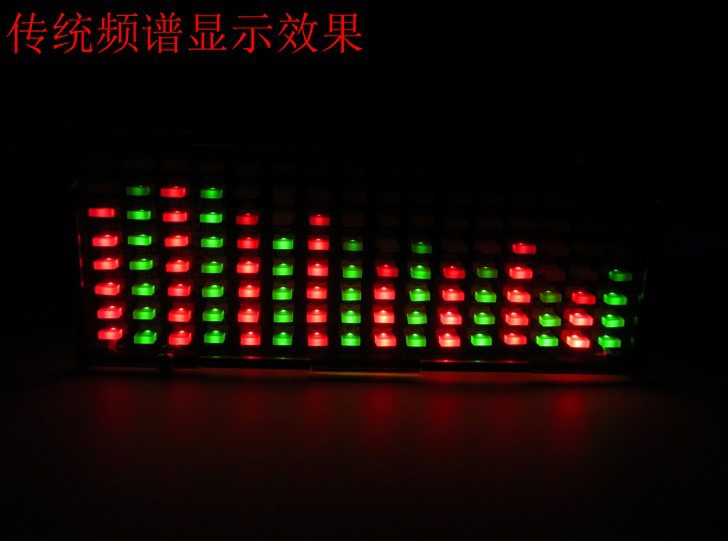
#> input picture img.jpg, 728 x 541 px
$ python -i recg.py   (imports and definitions only)   (older library calls are emulated)
#> lines starting #> are read from the running program, lines starting #| are printed output that depends on the picture; after the words box and inside, x2 and y2 are one past the last pixel; in counts of white or black regions, pixels touching at a corner belong together
#!/usr/bin/env python
# _*_ coding: utf-8 _*_
# @Time : 2021/10/21 下午5:29
# @Author : Galonestar
# @Version : V 1.0
# @File : recg.py
# @desc :

import cv2
import collections
import random
import numpy as np
import numpy as np
import joblib


parameters = {
    "epochs": 10000,
    "eta": 0.5,
    "mini_batch_size": 2,
    "threshold": 0.001
}

# 处理图片
def get_color(frame):
    print('go in get_color')
    hsv = cv2.cvtColor(frame, cv2.COLOR_BGR2HSV)
    maxsum = -100
    color = None
    color_dict = getColorList()
    for d in color_dict:
        mask = cv2.inRange(hsv, color_dict[d][0], color_dict[d][1])
        cv2.imwrite(d + '.jpg', mask)
        binary = cv2.threshold(mask, 127, 255, cv2.THRESH_BINARY)[1]
        binary = cv2.dilate(binary, None, iterations=2)
        img, cnts, hiera = cv2.findContours(binary.copy(), cv2.RETR_EXTERNAL, cv2.CHAIN_APPROX_SIMPLE)
        sum = 0
        for c in cnts:
            sum += cv2.contourArea(c)
        if sum > maxsum:
            maxsum = sum
            color = d

    return color


def getColorList():
    dict = collections.defaultdict(list)
    # 黑色
    lower_black = np.array([0, 0, 0])
    upper_black = np.array([180, 255, 46])
    color_list = []
    color_list.append(lower_black)
    color_list.append(upper_black)
    dict['black'] = color_list
    # 灰色
    lower_gray = np.array([0, 0, 46])
    upper_gray = np.array([180, 43, 220])
    color_list = []
    color_list.append(lower_gray)
    color_list.append(upper_gray)
    dict['gray'] = color_list
    # 白色
    lower_white = np.array([0, 0, 221])
    upper_white = np.array([180, 30, 255])
    color_list = []
    color_list.append(lower_white)
    color_list.append(upper_white)
    dict['white'] = color_list
    # 红色
    lower_red = np.array([156, 43, 46])
    upper_red = np.array([180, 255, 255])
    color_list = []
    color_list.append(lower_red)
    color_list.append(upper_red)
    dict['red'] = color_list
    # 红色2
    lower_red = np.array([0, 43, 46])
    upper_red = np.array([10, 255, 255])
    color_list = []
    color_list.append(lower_red)
    color_list.append(upper_red)
    dict['red2'] = color_list
    # 橙色
    lower_orange = np.array([11, 43, 46])
    upper_orange = np.array([25, 255, 255])
    color_list = []
    color_list.append(lower_orange)
    color_list.append(upper_orange)
    dict['orange'] = color_list
    # 黄色
    lower_yellow = np.array([26, 43, 46])
    upper_yellow = np.array([34, 255, 255])
    color_list = []
    color_list.append(lower_yellow)
    color_list.append(upper_yellow)
    dict['yellow'] = color_list

    # 绿色
    lower_green = np.array([35, 43, 46])
    upper_green = np.array([77, 255, 255])
    color_list = []
    color_list.append(lower_green)
    color_list.append(upper_green)
    dict['green'] = color_list

    # 青色
    lower_cyan = np.array([78, 43, 46])
    upper_cyan = np.array([99, 255, 255])
    color_list = []
    color_list.append(lower_cyan)
    color_list.append(upper_cyan)
    dict['cyan'] = color_list

    # 蓝色
    lower_blue = np.array([100, 43, 46])
    upper_blue = np.array([124, 255, 255])
    color_list = []
    color_list.append(lower_blue)
    color_list.append(upper_blue)
    dict['blue'] = color_list

    # 紫色
    lower_purple = np.array([125, 43, 46])
    upper_purple = np.array([155, 255, 255])
    color_list = []
    color_list.append(lower_purple)
    color_list.append(upper_purple)
    dict['purple'] = color_list

    return dict


# 待识别图片
# [1 line not run here, left out]

# 区域，可改为for循环，同时识别多个区域
x2, y2, w2, h2 = (426, 909, 37, 37)
# print(x2, y2, w2, h2)
# [1 line that did not run here, left out]
# [1 line not run here, left out]
# [1 line that did not run here, left out]
# [9 lines not run here, left out]


class NeuralNetwork(object):
    # [35 lines left out: functions __init__, feedforward, fit, not called in this run]

    def get_predictions(self, X):
        return [np.argmax(self.feedforward(x)) for x in X]

    # [52 lines left out: functions update_mini_batch, back_propagation, get_nailed_cases, calculate_cost, not called in this run]


def sigmoid(z):
    """The sigmoid function."""
    return 1.0/(1.0+np.exp(-z))


def sigmoid_prime(z):
    """Derivative of the sigmoid function."""
    return sigmoid(z)*(1-sigmoid(z))


# [60 lines left out: functions save_results, get_saved_model, get_option, get_train_data, train_network, predict_led and 1 more, not called in this run]


# [2 lines not run here, left out]

>>> import cv2
>>> picture = cv2.imread('img.jpg')
#> picture is the input picture: shape (541, 728, 3); mean B, G, R 4.6, 8.8, 21.2
>>> result = get_color(picture)
#> in get_color, `hsv = cv2.cvtColor(frame, cv2.COLOR_BGR2HSV)`: hsv: shape (541, 728, 3); mean H, S, V 27.6, 129.5, 24.1
#> the loop in get_color, `for d in color_dict:` made 11 passes
#> cnts on passes 1, 3: [[[0, 0], [0, 540], [727, 540], [727, 0]]], [[[576, 340], [576, 344], [580, 344], [580, 340]]]
#> pass 1, in get_color, `mask = cv2.inRange(hsv, color_dict[d][0], color_dict[d][1])`:
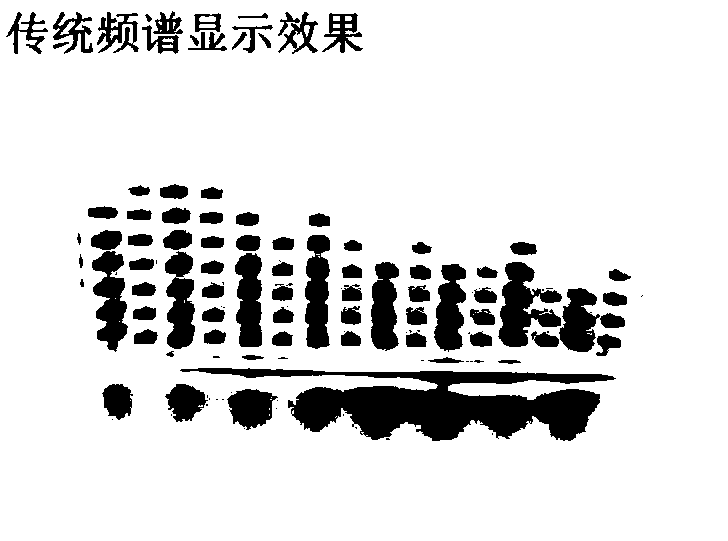
#> mask: shape (541, 728); 86.4% white; 124 black regions (41 under 20 px), largest, box (x1, y1, x2, y2) and area: (180, 368, 616, 441) 14876, (498, 262, 562, 347) 2843, (305, 235, 330, 349) 2271
#> pass 1, in get_color, `binary = cv2.dilate(binary, None, iterations=2)`:
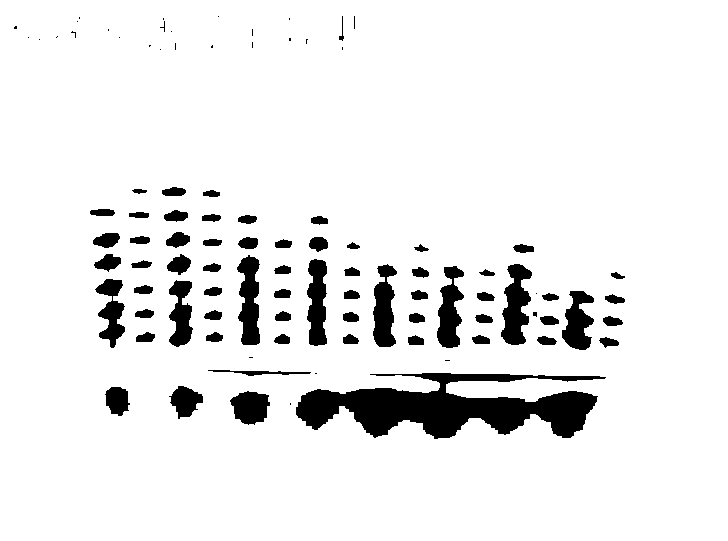
#> binary: shape (541, 728); 92.2% white; 96 black regions (30 under 20 px), largest, box (x1, y1, x2, y2) and area: (296, 373, 606, 439) 10781, (501, 264, 532, 345) 1558, (237, 255, 260, 345) 1449
#> pass 3, in get_color, `mask = cv2.inRange(hsv, color_dict[d][0], color_dict[d][1])`:
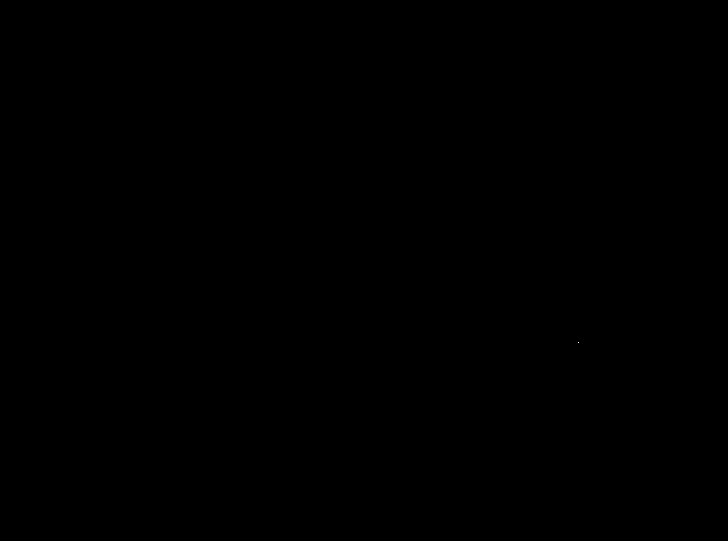
#> mask: shape (541, 728); 0% white in thin lines or dots, all inside (x1, y1, x2, y2) = (578, 342, 579, 343)
#> after the loop in get_color, `for d in color_dict:`: color = 'black'; maxsum = 392580
#> result = 'black'
